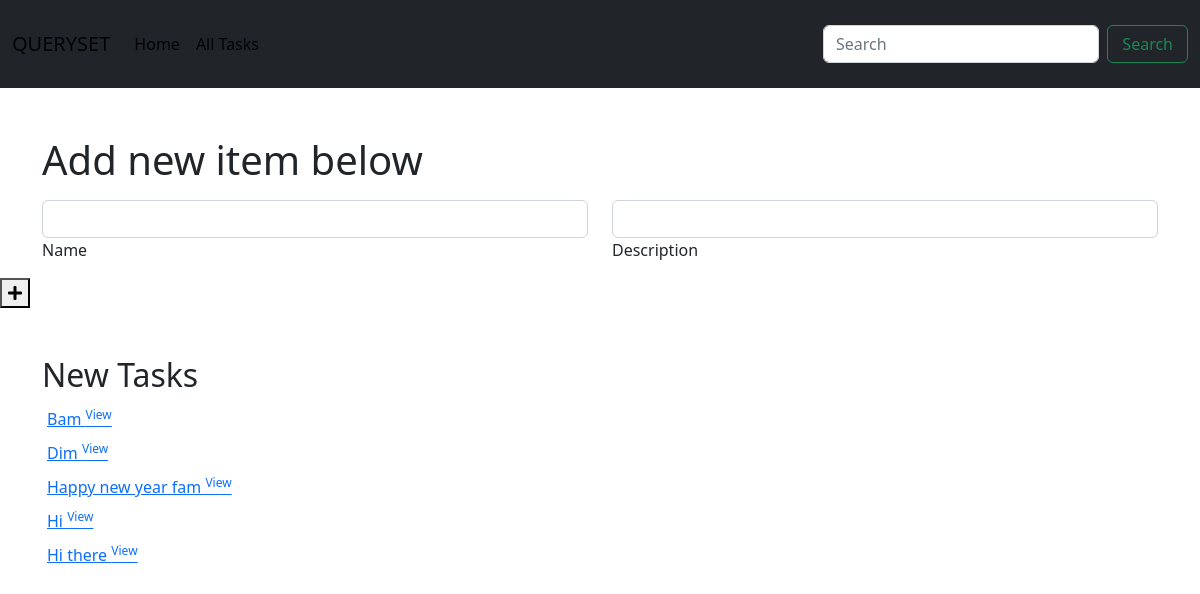
/, run on an earlier commit of the app's database.
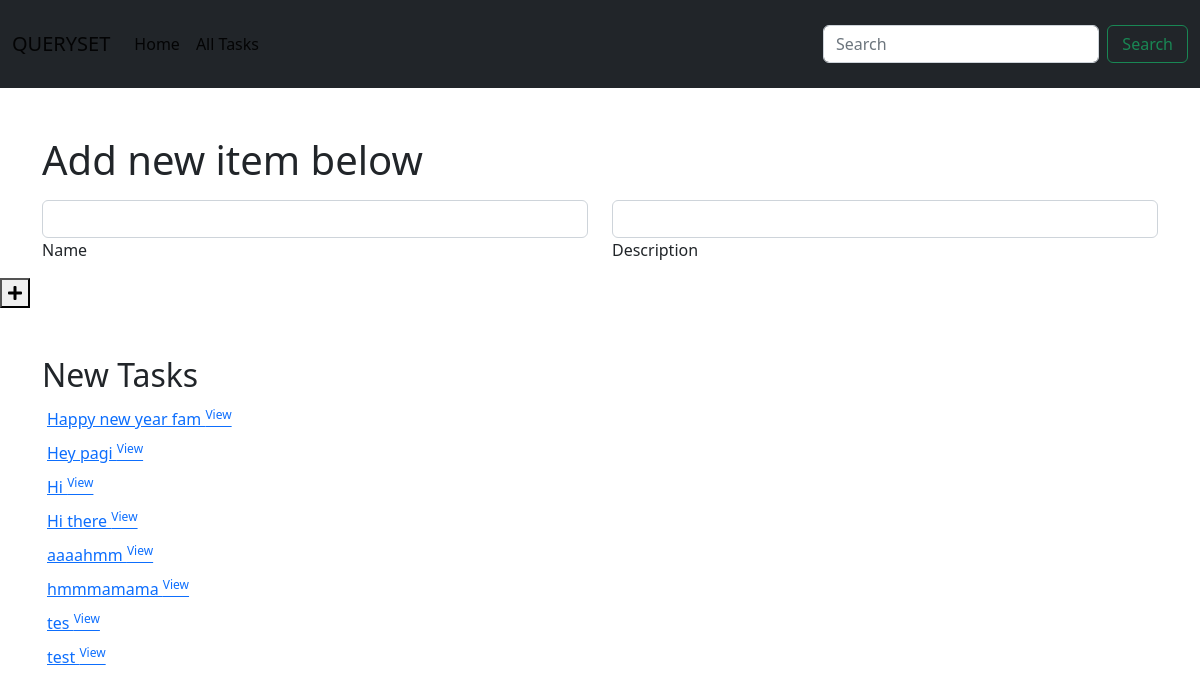
And on a later commit of the database.
### crud_queryset/models.py (models this page shows, shortened)
class Task(models.Model):
     name = models.CharField(max_length=120, unique=True)
     description = models.TextField(blank=True)
     iscompleted = models.BooleanField(default=False)
     class Meta:
        ordering = ['name']

### crud_queryset/views.py (the view)
# urls.py: path('',crud_queryset.views.homepage, name='home-page'),
def homepage(request):
    new_tasks = Task.objects.all()
    return render(request,'crud/homePage.html', {'tasks':new_tasks})

### crud_queryset/templates/crud/homePage.html
{%extends 'crud/base.html'%}
{% block content %}
{% include 'tasks/addTask.html' %}
{% include 'tasks/tasksList.html' %}
{% endblock %}

### crud_queryset/templates/tasks/tasksList.html (shortened to what this page needs)
<div class="container task-lists">
  <div class="row mt-5">
    <h2>New Tasks</h2>
    <ul style="list-style:none">
    {%for task in tasks.all%}
      <li  style="padding:5px">
          <a  href="{% url 'detail' task.id %}">{{task.name}}
              <sup>View</sup>  <a href="{% url 'detail' task.id %}"></a>
            </a>
      </li>
    {%endfor%}
  </div>
</div>

What changed in the data, as far as the page shows it:
removed Task: name "Bam"
removed Task: name "Dim"
added Task: name "Hey pagi"
added Task: name "aaaahmm"
added Task: name "hmmmamama"
added Task: name "tes"
added Task: name "test"
